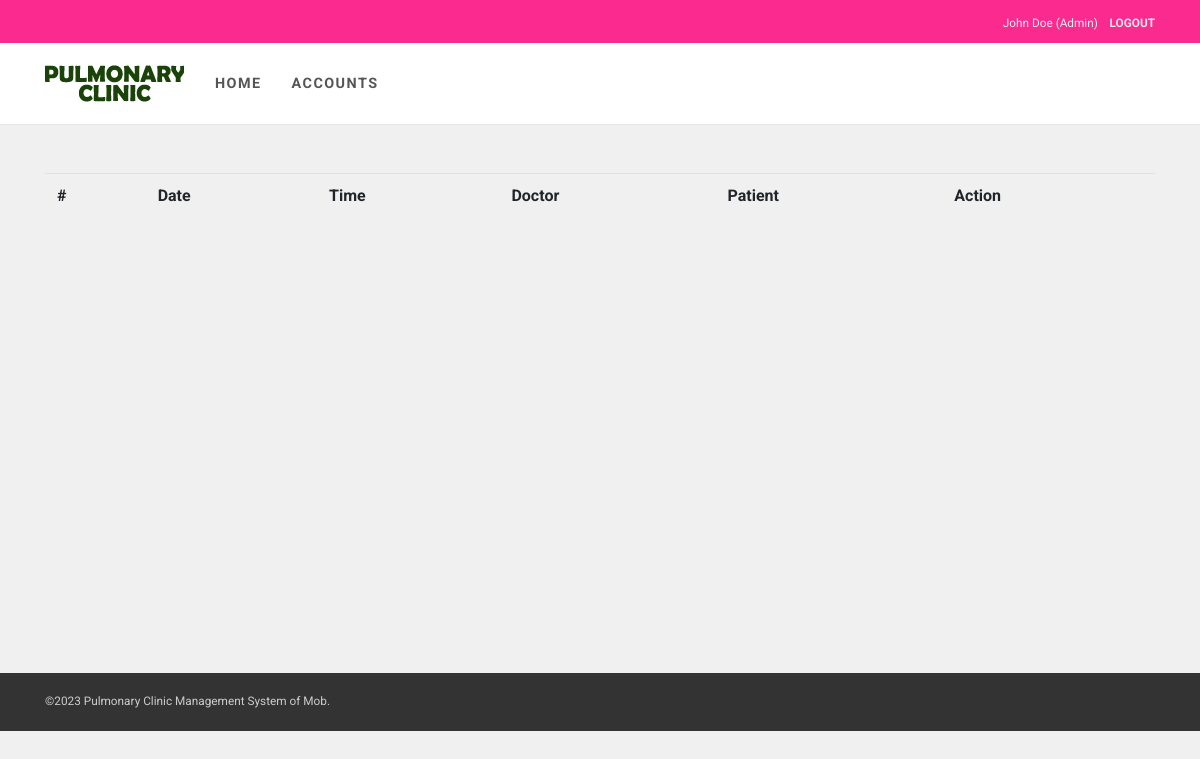
/pages/lab-test-list.php (signed in), run on an earlier commit of the app's database.
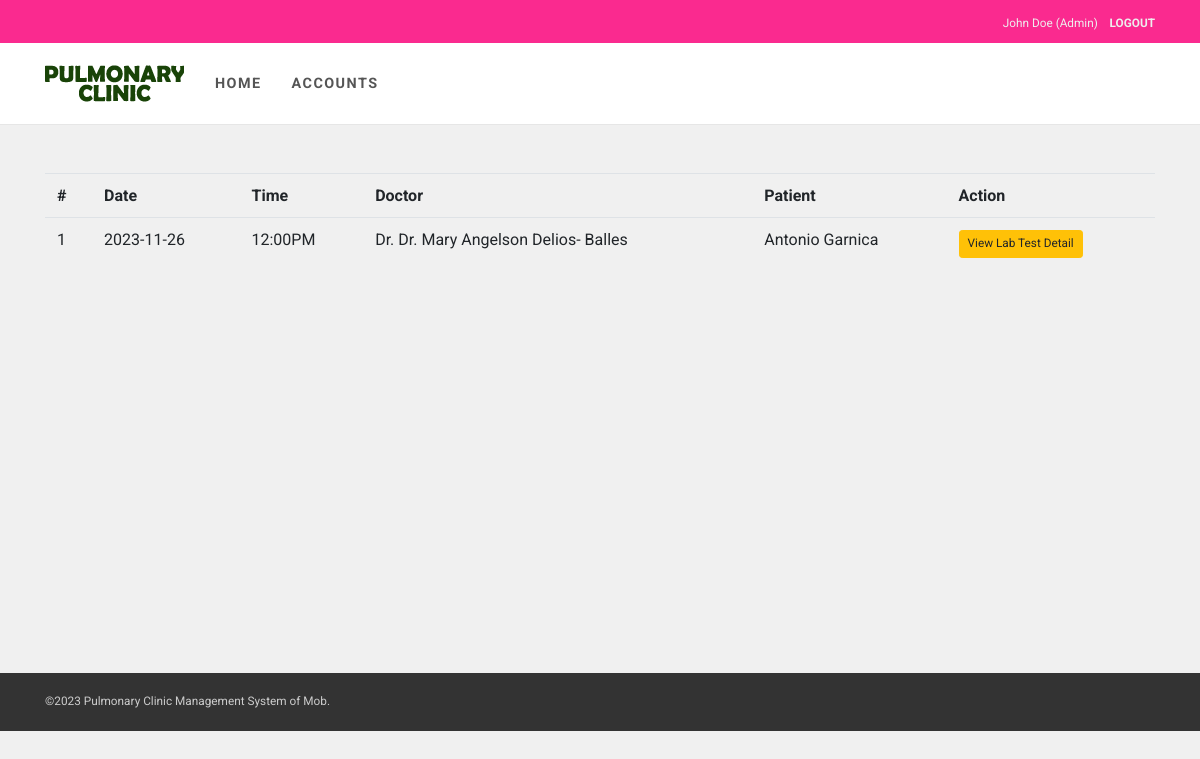
And on a later commit of the database.
### tables this page shows
CREATE TABLE `check_up` (
  `Id` int(11) NOT NULL AUTO_INCREMENT,
  `appointmentId` int(255) DEFAULT NULL,
  `allergies` text,
  `medication` text,
  `findings` text,
  `needLab` varchar(11) DEFAULT 'No',
  `labtestDetail` text,
  PRIMARY KEY (`Id`)
);

CREATE TABLE `appointment` (
  `Id` int(11) NOT NULL AUTO_INCREMENT,
  `patientId` int(11) DEFAULT NULL,
  `appointmentDate` date DEFAULT NULL,
  `status` varchar(30) DEFAULT 'Pending',
  `dateAdded` date DEFAULT NULL,
  `appointmentTime` varchar(10) DEFAULT NULL,
  `purpose` text,
  `doctorId` int(11) DEFAULT NULL,
  PRIMARY KEY (`Id`)
);

CREATE TABLE `user` (
  `Id` tinyint(11) NOT NULL AUTO_INCREMENT,
  `username` varchar(100) NOT NULL DEFAULT '',
  `password` varchar(100) NOT NULL,
  `firstName` varchar(150) DEFAULT NULL,
  `lastName` varchar(150) DEFAULT NULL,
  `status` varchar(255) DEFAULT 'Inactive',
  `role` varchar(20) DEFAULT NULL,
  `dateAdded` date DEFAULT NULL,
  `phone` varchar(255) DEFAULT NULL,
  `email` varchar(255) DEFAULT NULL,
  `isDeleted` varchar(255) DEFAULT 'false',
  `birthday` date DEFAULT NULL,
  `doctorId` int(11) DEFAULT NULL,
  `image` varchar(255) DEFAULT NULL,
  PRIMARY KEY (`Id`)
);

### config/Models.php (called while the page is built, shortened)
<?php
include "CRUD.php";
function user() {
	$crud = new CRUD;
	$crud->table = "user";
	return $crud;
}
function appointment() {
	$crud = new CRUD;
	$crud->table = "appointment";
	return $crud;
}
function check_up() {
	$crud = new CRUD;
	$crud->table = "check_up";
	return $crud;
}
function lab_test() {
	$crud = new CRUD;
	$crud->table = "lab_test";
	return $crud;
}
?>

### config/CRUD.php (called while the page is built)
<?php class CRUD{var $table;var $obj=array();function arrayToQuery($query){$query_array=array();foreach($query as $key=>$key_value){if($key_value=="NOW()"){$query_array[]="$key=$key_value";}else{$query_array[]="$key='".htmlspecialchars($key_value,ENT_QUOTES)."'";}}return implode(', ',$query_array);}function list($query=""){$query=$query?"where ".$query:"";$db=Database::connect();$pdo=$db->prepare("select * from $this->table $query");$pdo->execute();$result=$pdo->fetchAll(PDO::FETCH_OBJ);Database::disconnect();return $result;}function count($query=""){$query=$query?"where ".$query:"";$db=Database::connect();$pdo=$db->prepare("select * from $this->table $query");$pdo->execute();Database::disconnect();return $pdo->rowCount();}function get($args){$db=Database::connect();$pdo=$db->prepare("select * from $this->table where $args");$pdo->execute();$result=$pdo->fetch(PDO::FETCH_OBJ);Database::disconnect();return $result;}function create(){$object=$this->arrayToQuery($this->obj);$db=Database::connect();$pdo=$db->prepare("insert into $this->table set $object");$pdo->execute();Database::disconnect();}function update($args){$object=$this->arrayToQuery($this->obj);$db=Database::connect();$pdo=$db->prepare("update $this->table set $object where $args");$pdo->execute();Database::disconnect();}function delete($args){$db=Database::connect();$pdo=$db->prepare("delete from $this->table where $args");$pdo->execute();Database::disconnect();}} ?>

### pages/lab-test-list.php (the view, shortened to what this page needs)
<?php
$ROOT_DIR="../";
include $ROOT_DIR . "templates/header.php";
$checkup_list = check_up()->list("needLab='Yes'");
function get_doctor($Id){
  $doctor = user()->get("Id=$Id");
  return "Dr. " . $doctor->firstName . " " . $doctor->lastName;
}
?>
<table class="table">
  <tr>
    <th>#</th>
    <th>Date</th>
    <th>Time</th>
    <th>Doctor</th>
    <th>Patient</th>
    <th>Action</th>
  </tr>
  <?php
  $count = 0;
   foreach ($checkup_list as $cu):
     $row = appointment()->get("Id=$cu->appointmentId");
     $patient = user()->get("Id=$row->patientId");
     $ltCheck = lab_test()->count("appointmentId=$row->Id");
     $count += 1;
     ?>
    <tr>
      <td><?=$count;?></td>
      <td><?=$row->appointmentDate;?></td>
      <td><?=$row->appointmentTime;?></td>
      <td><?=get_doctor($row->doctorId);?></td>
      <td><?=$patient->firstName;?> <?=$patient->lastName;?></td>
      <?php if ($ltCheck>0): ?>
        <td><a href="lab-test-detail.php?Id=<?=$row->Id;?>" class="btn btn-warning btn-sm">View Lab Test Detail</a></td>
      <?php endif; ?>
    </tr>
  <?php endforeach; ?>
</table>
<?php include $ROOT_DIR . "templates/footer.php"; ?>

What changed in the data, as far as the page shows it:
added check_up: appointmentId.appointmentDate "2023-11-26", appointmentId.appointmentTime "12:00PM", appointmentId.lastName "Dr. Dr. Mary Angelson Delios- Balles", user.firstName "Antonio", user.lastName "Garnica"
